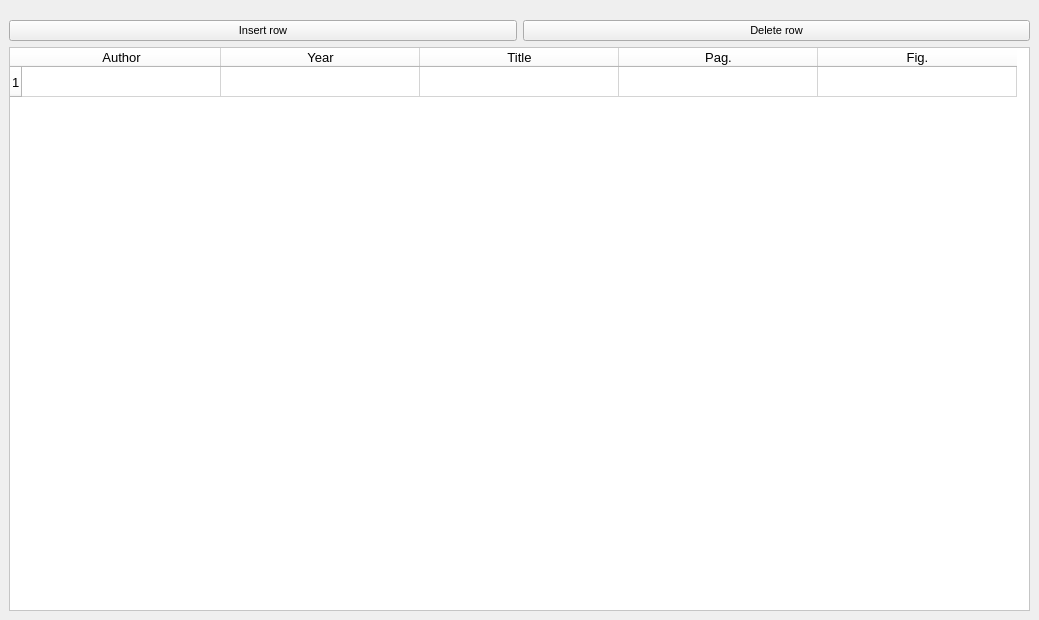
           <widget class="QWidget" name="tab_3">
            <attribute name="title">
             <string>Bibliography</string>
            </attribute>
            <widget class="QWidget" name="layoutWidget">
             <property name="geometry">
              <rect>
               <x>9</x>
               <y>20</y>
               <width>1021</width>
               <height>591</height>
              </rect>
             </property>
             <layout class="QGridLayout" name="gridLayout_19">
              <item row="0" column="1">
               <widget class="QPushButton" name="pushButton_remove_row_rif_biblio">
                <property name="font">
                 <font>
                  <family>MS Shell Dlg 2</family>
                  <pointsize>8</pointsize>
                  <weight>50</weight>
                  <italic>false</italic>
                  <bold>false</bold>
                 </font>
                </property>
                <property name="text">
                 <string>Delete row</string>
                </property>
               </widget>
              </item>
              <item row="0" column="0">
               <widget class="QPushButton" name="pushButton_insert_row_rif_biblio">
                <property name="font">
                 <font>
                  <family>MS Shell Dlg 2</family>
                  <pointsize>8</pointsize>
                  <weight>50</weight>
                  <italic>false</italic>
                  <bold>false</bold>
                 </font>
                </property>
                <property name="text">
                 <string>Insert row</string>
                </property>
               </widget>
              </item>
              <item row="1" column="0" colspan="2">
               <widget class="QTableWidget" name="tableWidget_rif_biblio">
                <property name="enabled">
                 <bool>true</bool>
                </property>
                <property name="font">
                 <font>
                  <family>MS Shell Dlg 2</family>
                  <pointsize>10</pointsize>
                  <weight>50</weight>
                  <italic>false</italic>
                  <bold>false</bold>
                 </font>
                </property>
                <property name="styleSheet">
                 <string notr="true">background-color: rgb(255, 255, 255);</string>
                </property>
                <property name="frameShape">
                 <enum>QFrame::StyledPanel</enum>
                </property>
                <property name="frameShadow">
                 <enum>QFrame::Raised</enum>
                </property>
                <property name="verticalScrollBarPolicy">
                 <enum>Qt::ScrollBarAsNeeded</enum>
                </property>
                <property name="horizontalScrollBarPolicy">
                 <enum>Qt::ScrollBarAsNeeded</enum>
                </property>
                <property name="editTriggers">
                 <set>QAbstractItemView::AnyKeyPressed|QAbstractItemView::DoubleClicked|QAbstractItemView::EditKeyPressed</set>
                </property>
                <property name="selectionMode">
                 <enum>QAbstractItemView::SingleSelection</enum>
                </property>
                <property name="selectionBehavior">
                 <enum>QAbstractItemView::SelectRows</enum>
                </property>
                <property name="rowCount">
                 <number>1</number>
                </property>
                <property name="columnCount">
                 <number>5</number>
                </property>
                <attribute name="horizontalHeaderDefaultSectionSize">
                 <number>199</number>
                </attribute>
                <attribute name="horizontalHeaderMinimumSectionSize">
                 <number>30</number>
                </attribute>
                <attribute name="verticalHeaderDefaultSectionSize">
                 <number>30</number>
                </attribute>
                <row/>
                <column>
                 <property name="text">
                  <string>Author</string>
                 </property>
                </column>
                <column>
                 <property name="text">
                  <string>Year</string>
                 </property>
                </column>
                <column>
                 <property name="text">
                  <string>Title</string>
                 </property>
                </column>
                <column>
                 <property name="text">
                  <string>Pag.</string>
                 </property>
                </column>
                <column>
                 <property name="text">
                  <string>Fig.</string>
                 </property>
                </column>
               </widget>
              </item>
             </layout>
            </widget>
           </widget>
